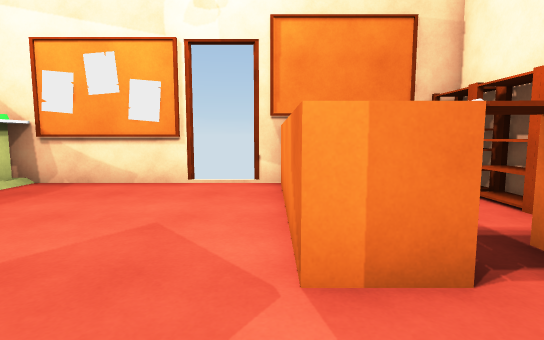
[1] (above)

16 first-person views from a walk through a 3-D level made in the Unity game engine. The camera is 1.2 m above the floor, tilts 6° down and sees 80° across. The floor is counted in squares, 1 m on a side. Each view is taken from the middle of a square. On the plan, view 1 faces up. The plan holds only what a view shows up to about 14 squares ahead; the rest is blank. The player is left out. Door leaves are left out, so doorways stand open. Surface patterns are stand-ins for the level's own textures.

[2]
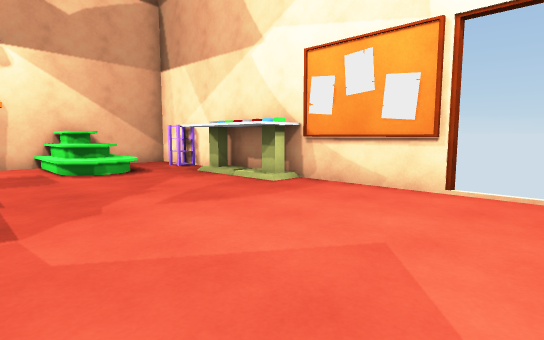

[3]
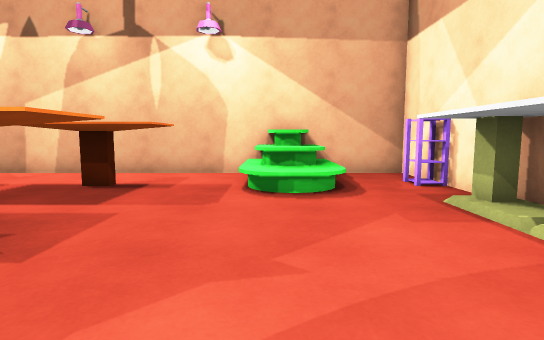

[4]
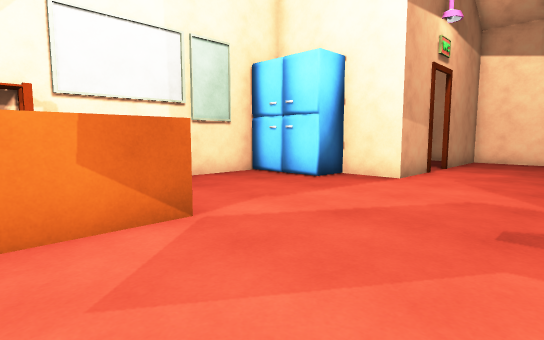

[5]
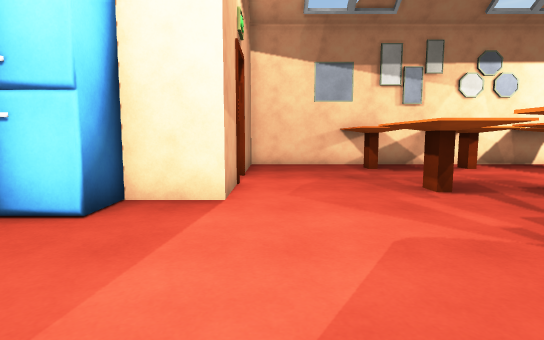

[6]
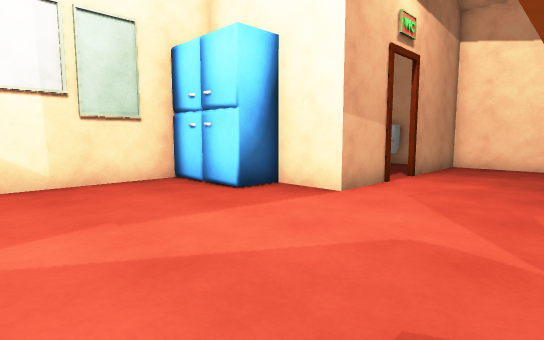

[7]
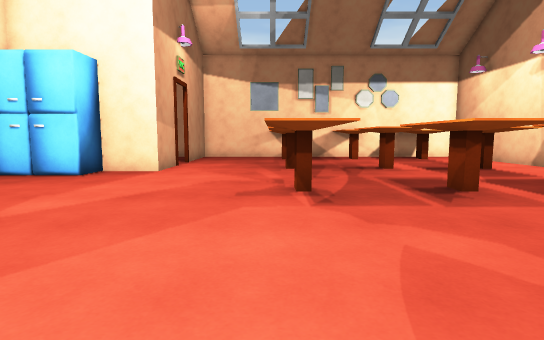

[8]
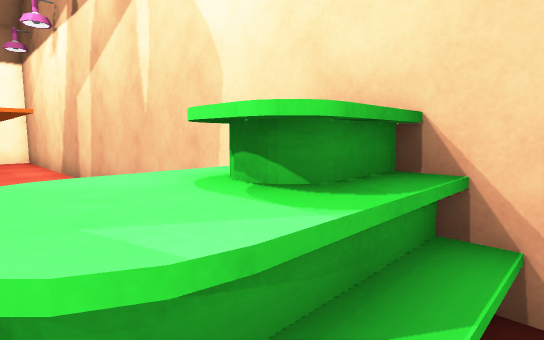

[9]
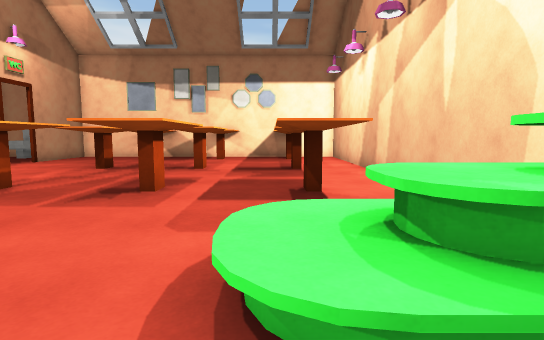

[10]
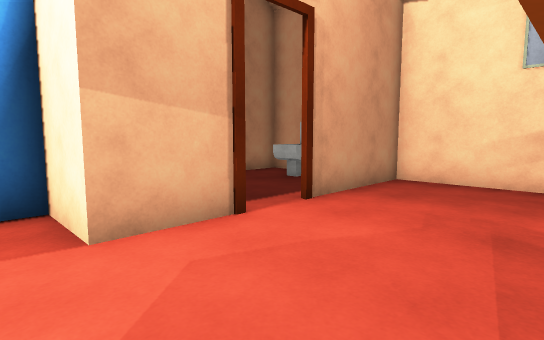

[11]
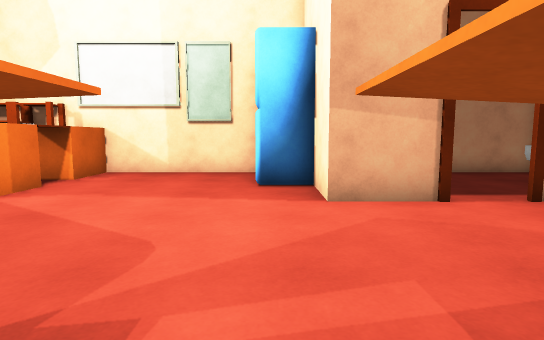

[12]
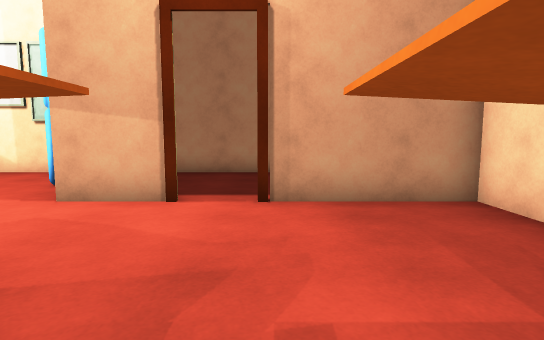

[13]
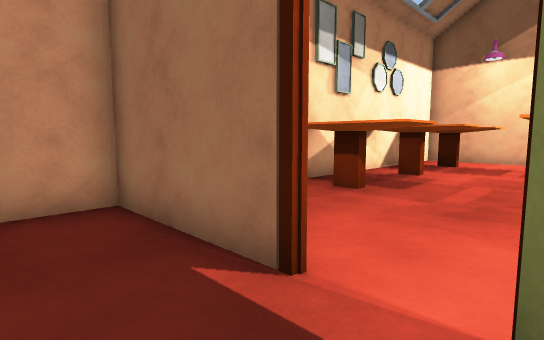

[14]
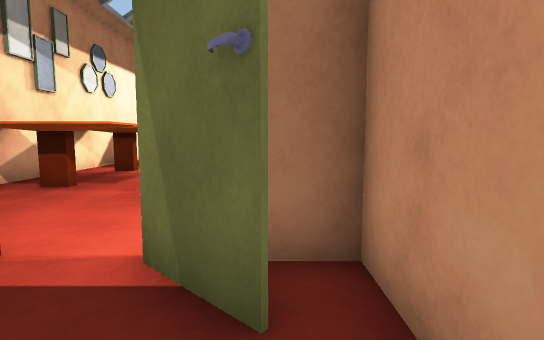

[15]
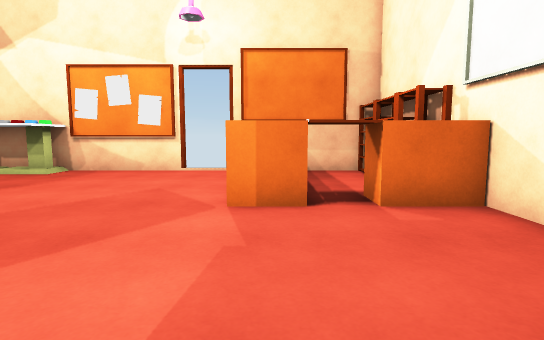

[16]
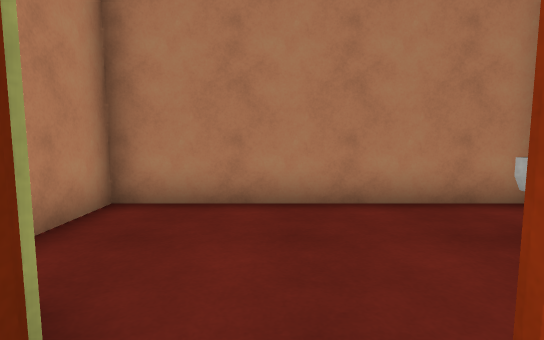

### Floor plan
Key: @ floor where view 1 was taken; # wall or solid block; x gap in a wall; . floor; / step, stairs or slope; D open door; ^ raised ledge; S shelf; T table; F fridge; I toilet.
Columns run from 15 left of view 1 to 5 right of it. Each row starts with its distance up from view 1.
  9              #
  8 #############DD^ ###S
  7 #....TTTTT.....^ ..SS
  6 #..............^ ..SS
  5 #////..........^ ..SS
  4 #////..........^ ..SS
  3 #///...........^^^^^#
  2 #...................#
  1 #.^^^.^^..^^........#
  0 #.^^^.^^..^^...@....#
 -1 #.^^^.^^..^^........#
 -2 #..^..^^..^^........#
 -3 #................#F##
 -4 #.^^^.^^..^^...######
 -5 #.^^^.^^..^^...##...#
 -6 #.^ ^.^^..^^...#....#
 -7 #.. ..^^..^^........#
 -8 #..............#....#
 -9 #.  ^.^^..^^...#....#
-10 #. #^.^^..x^...#.II.#
-11 #. ##.^ ...^...#.II.#
-12 #######^##^##########

Where each view was taken, in squares from view 1:
view 1: 0 up, 0 right, facing up
view 2: 1 up, 0 right, facing up-left
view 3: 4 up, 4 left, facing left
view 4: 5 up, 4 left, facing down-right
view 5: 2 up, 1 left, facing down
view 6: 2 up, 4 left, facing down-right
view 7: 7 up, 4 left, facing down
view 8: 6 up, 12 left, facing down-left
view 9: 7 up, 11 left, facing down
view 10: 3 down, 4 left, facing down-right
view 11: 3 down, 6 left, facing right
view 12: 8 down, 6 left, facing right
view 13: 6 down, 2 right, facing down-left
view 14: 5 down, 3 right, facing left
view 15: 3 down, 1 right, facing up
view 16: 7 down, 1 left, facing right
